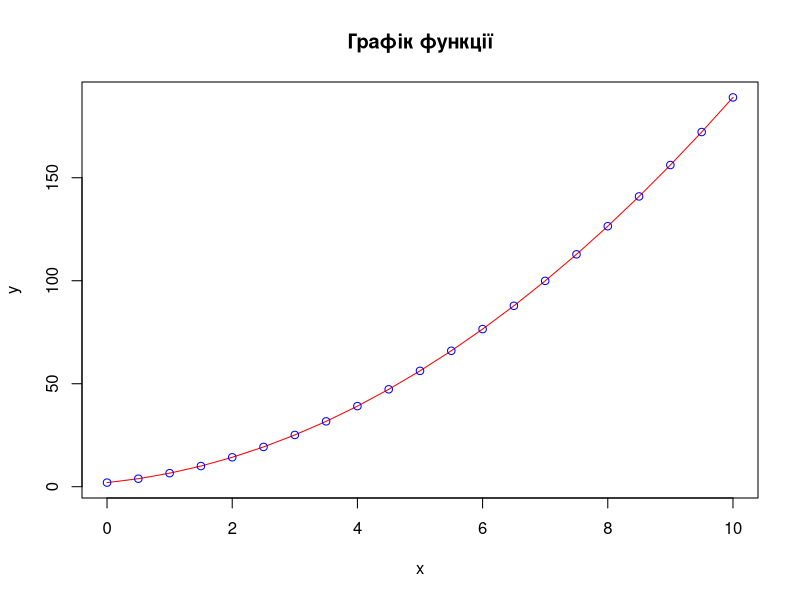
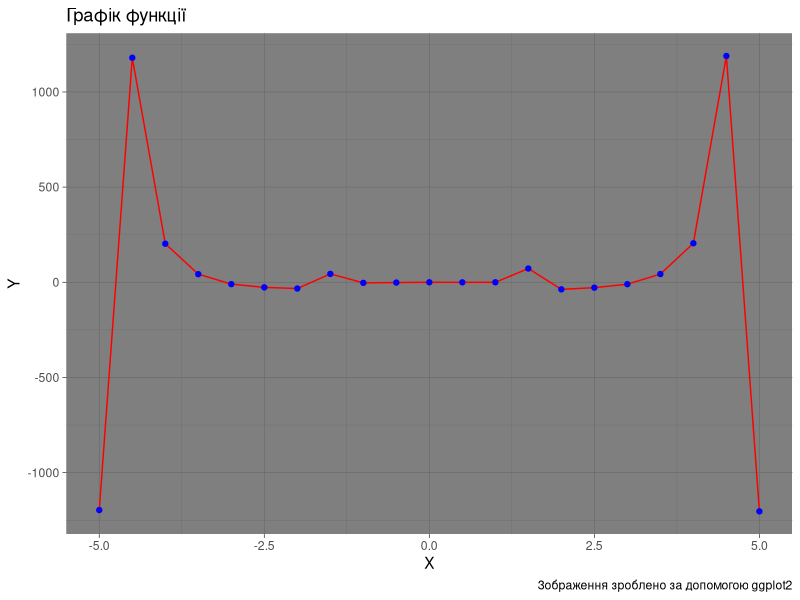

These charts were generated, in order, by the following R code:
## ---- chunk 1

# Задаємо параметри функції
b0 <- 2
b1 <- 3
b2 <- 1.57

# Задаємо область визначення

x <- seq(0, 10, 0.5)
y <- b0 + b1 * x + b2 * x^2

plot(x, y,
     type = "l",
     col = "red",
     main = "Графік функції",
     xlab = "x",
     ylab = "y"
     )
points(x, y,
       col = "blue")

df <- data.frame(x = x, y = y) # створюємо таблицю даних

## ---- chunk 2
# install.packages("rio") # інсталяція пакету
library(rio) # підключення пакету
export(df, "data/data.csv")

## ---- chunk 3
dfNew <-  import("data/data.csv")

# Таблиця засобами knitr
knitr::kable(head(dfNew),
             caption = "_Табл. 1. Фрагмент таблиці даних_")


# Таблиця засобами stargazer
# stargazer::stargazer(head(dfNew),
#                      type = "html",
#                      summary = FALSE,
#              title = "_Табл. 1. Фрагмент таблиці даних_")


# Таблиця засобами xtable
# print(xtable::xtable(head(dfNew),
#                      type = "html",
#                      html.table.attributes="border=0",
#                      summary = FALSE,
#              caption = "_Табл. 1. Фрагмент таблиці даних_"))

## ---- chunk 4
# Бібліотека pracma для котангенса
library(pracma)

# Задаємо параметри функції
a1 <- 3
b1 <- 4
c1 <- 1

# Задаємо область визначення
x <- seq(-5, 5, by = 0.5)
y <- (a1 * x^3 - b1 * x + c1) / cot(x)

# Створюємо таблицю даних
df <- data.frame(x = x, y = y)

# Завантажуємо бібліотеку ggplot2
library(ggplot2)

# Створюємо графік функції з червоною лінією і блакитними точками
ggplot(df, aes(x = x, y = y)) +
  geom_line(color = "red") +
  geom_point(color = "blue") +
  labs(x = 'X', y = 'Y', title = 'Графік функції', caption = 'Зображення зроблено за допомогою ggplot2') +
  theme_dark()

## ---- chunk 5

library(rio) # підключення пакету
export(df, "data/data2.csv")

## ---- chunk 6
dfNew <-  import("data/data2.csv")

# Таблиця засобами knitr
knitr::kable(head(dfNew),
             caption = "_Табл. 3. Фрагмент таблиці даних першого індивідуального завдання_")

